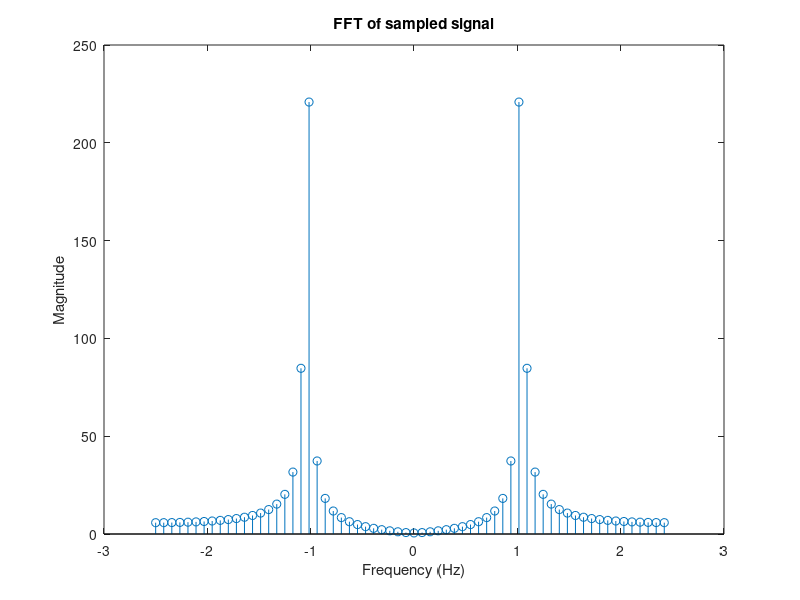
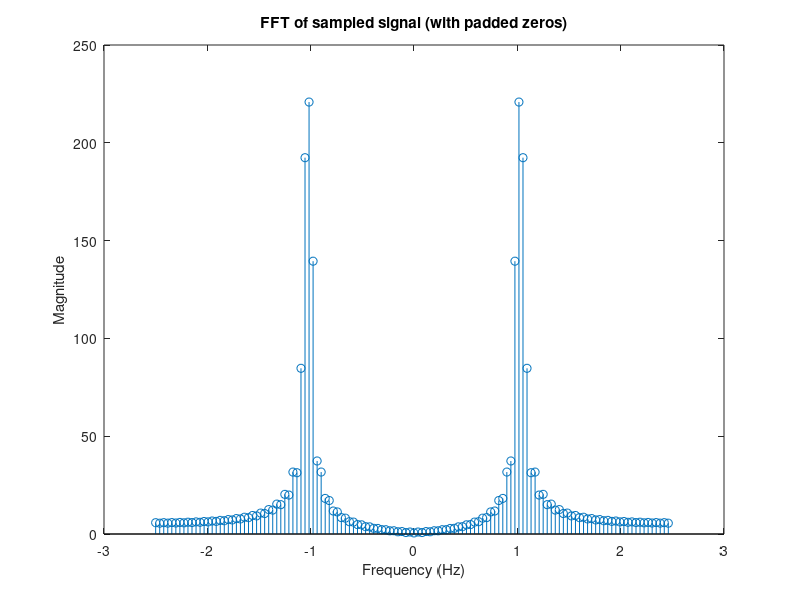

These charts were generated, in order, by the following MATLAB code:
%% Problem 2: Resolution of sine waves
%{
What I did:
This code essentially just plots the Fourier Transform of the signal
5*sin(2*pi*1*t)-5*sin(2*pi*1.05*t) over a certain period of time. The
period over which I should get the data points for this was not given, but
the number of data points should have been found given a sampling frequency
of 5 Hz.

The minimum number of samples needed is 5 since the sampling frequency is 
5 Hz, though I will use something much higher than 5 (64 in this case), 
since 64 samples will yield enough points on the FT graph that local peaks 
will be shown clearly, the bin size will be reduced, and the FFT requires 
a number of data points equal to a power of 2.

A plot of the FT of this signal shows peaks near the highest frequency of
the signal (1.05 Hz). Padding zeros simply increases the number of points
that will be shown on the graph and decrease the bin size since all we are
adding is more data points. The overall spectrum should not be affected.

%}
clear all; close all; clc;

N = 64; % # of samples
n = 0:N-1;
fs = 5;
Ts = 1/fs;

f1 = 1;
f2 = 1.05;

% Create the signal
omegaHat1 = 2*pi*f1/fs;
omegaHat2 = 2*pi*f2/fs;
signal = 5*sin(omegaHat1*n)-5*sin(omegaHat2*n);

% Find the bin size and plot the zero centered FT
bin_inc = fs/N;
bin_vals = bin_inc*( (-N/2):1:((N/2)-1) );
figure;
fftsig = abs(fftshift(fft(signal)));
stem(bin_vals, fftsig);
xlabel('Frequency (Hz)');
ylabel('Magnitude');
title('FFT of sampled signal');

% Find the local peaks
[peaks, freqs] = findpeaks(fftsig, 'MinPeakHeight', 200);
fprintf('Peaks located at: %.3d Hz and %.3d Hz\n', bin_vals(freqs(1)), bin_vals(freqs(2)));

% Pad zeros (double the size)
for i = 1:N
    signal = [signal 0];
end

% Find the new bin size and graph the new FT of the padded signal
N = 128;
bin_inc = fs/N;
bin_vals = bin_inc*( (-N/2):1:((N/2)-1) );
figure;
fftsig = abs(fftshift(fft(signal)));
stem(bin_vals, fftsig);
xlabel('Frequency (Hz)');
ylabel('Magnitude');
title('FFT of sampled signal (with padded zeros)');

% Find the location of the peaks on the new FT graph
[peaks, freqs] = findpeaks(fftsig, 'MinPeakHeight', 200);
fprintf('Peaks (after padding) located at: %.3d Hz and %.3d Hz\n', bin_vals(freqs(1)), bin_vals(freqs(2)));
